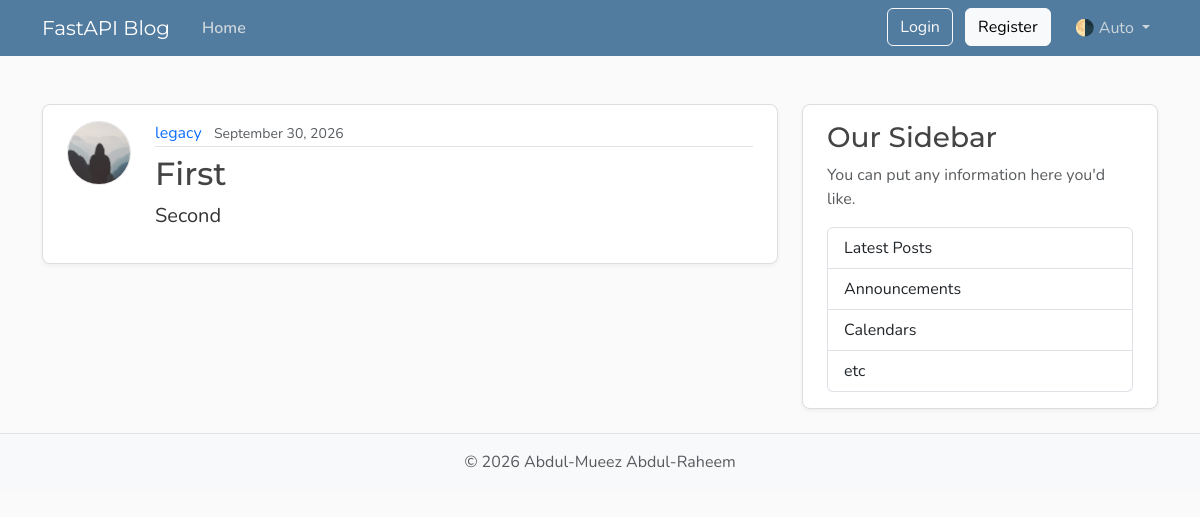
Before: /posts/1 with the older database file.
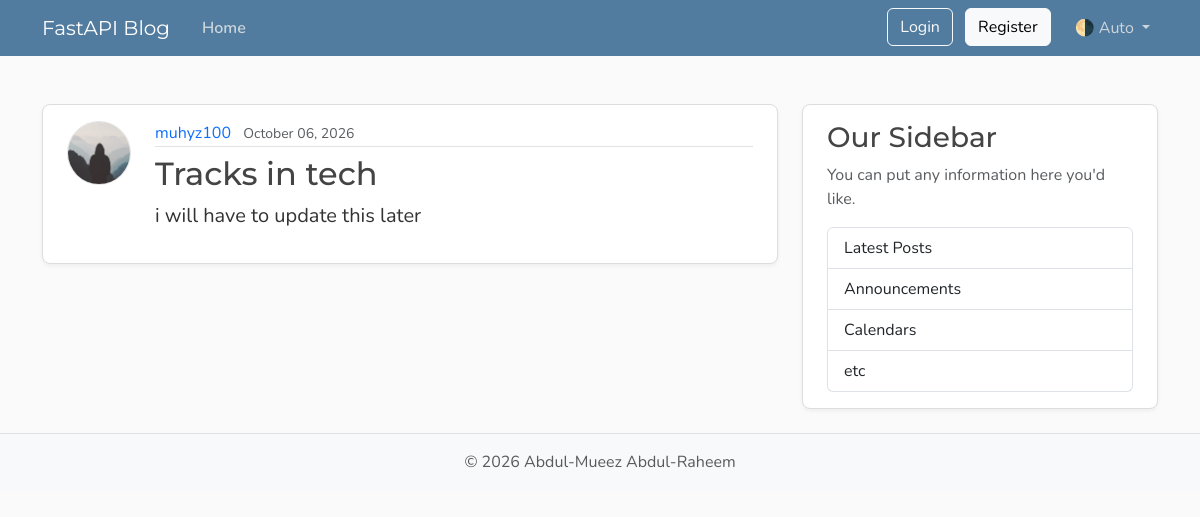
After: the same page with the newer database file.
### model.py (models this page shows)
class User(Base):
    __tablename__ = "users"
    id: Mapped[int] = mapped_column(Integer, primary_key=True, index=True)
    username: Mapped[str] = mapped_column(String(50), unique=True, nullable=False)
    email: Mapped[str] = mapped_column(String(120), unique=True, nullable=False)
    password_hash: Mapped[str] = mapped_column(String(200), nullable=False)
    image_file: Mapped[str | None] = mapped_column(
        String(200),
        nullable=True,
        default=None,
    )
    posts: Mapped[list[Post]] = relationship(back_populates="author", cascade="all, delete-orphan")
    @property
    def image_path(self) -> str:
        if self.image_file:
            return f"/media/profile_pics/{self.image_file}"
        return "/static/profile_pics/default.jpg"

class Post(Base):
    __tablename__ = "posts"
    id: Mapped[int] = mapped_column(Integer, primary_key=True, index=True)
    title: Mapped[str] = mapped_column(String(100), nullable=False)
    content: Mapped[str] = mapped_column(Text, nullable=False)
    user_id: Mapped[int] = mapped_column(
        ForeignKey("users.id"),
        nullable=False,
        index=True,
    )
    date_posted: Mapped[datetime] = mapped_column(
        DateTime(timezone=True),
        default=lambda: datetime.now(UTC),
    )
    author: Mapped[User] = relationship(back_populates="posts")

### main.py (the view)
@app.get("/posts/{post_id}", include_in_schema=False)
async def post_page(request: Request, post_id: int, db: Annotated[AsyncSession, Depends(get_db)]):
    result = await db.execute(
        select(model.Post).options(selectinload(model.Post.author)).where(model.Post.id == post_id)
    )
    post = result.scalars().first()
    if post:
        title = post.title[:50]
        return templates.TemplateResponse(
            request,
            "post.html",
            {"post": post, "title": title},
        )
    raise HTTPException(status_code=status.HTTP_404_NOT_FOUND, detail="Post not found")

### database.py (called while the page is built)
async def get_db():
    async with AsyncSessionLocal() as session:
        yield session

### templates/post.html (shortened to what this page needs)
{% extends "layout.html" %}
{% block content %}
  <article class="content-section py-3 px-4 mb-4">
    <div class="d-flex align-items-start gap-4">
      <img class="rounded-circle article-img flex-shrink-0"
           src="{{ post.author.image_path}}"
           alt="{{ post.author.username}}'s profile picture"
           width="64"
           height="64"
           loading="lazy">
      <div class="flex-grow-1">
        <div class="article-metadata mb-2">
          <a class="me-2" href="{{ url_for("user_posts", user_id=post.author.id) }}">{{ post.author.username }}</a>
          <small class="text-body-secondary">{{ post.date_posted.strftime("%B %d, %Y")}}</small>
        </div>
        <h2 class="article-title">{{ post.title }}</h2>
        <p class="article-content">{{ post.content }}</p>
      </div>
    </div>
  </article>
{% endblock content %}

Changed rows visible on the page:
no longer on this page (row edited): User: author.username "legacy"
added User: author.username "muhyz100"
changed Post: date_posted "September 30, 2026" → "October 06, 2026"; title "First" → "Tracks in tech"; content "Second" → "i will have to update this later"
